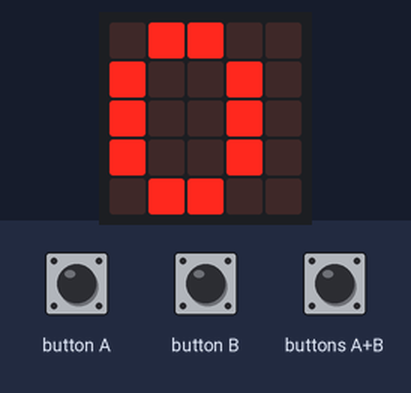
This program was run on a simulated BBC micro:bit (MakeCode). On the bench: the board's 5×5 LED display. The test bench sets the inputs (shaded band).

Above: at 1.9 s.
2.0 s: button A pressed for 0.15 s
At 3.3 s:
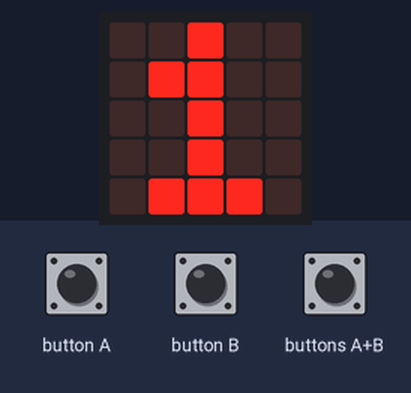
3.6 s: button A pressed for 0.15 s
At 4.7 s:
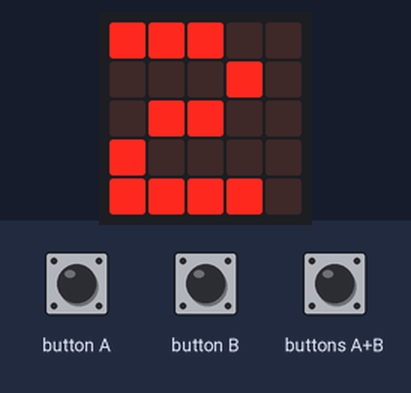
Timing chart, 0 to 6.6 s (numbered marks = the images above; inputs shaded):
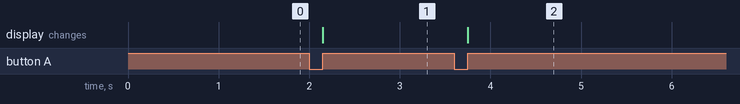

Measured:
- after the input at 2.0 s, the display: changes after 0.15 s (image 1)
- after the input at 3.6 s, the display: changes after 0.15 s (image 2)

The program:

main.ts
```typescript
input.onButtonPressed(Button.A, function () {
    if (nb_personne >= 10) {
        basic.showNumber(10)
    } else {
        nb_personne = nb_personne + 1
        basic.showNumber(nb_personne)
    }
})
input.onButtonPressed(Button.AB, function () {
    nb_personne = 0
    basic.showNumber(nb_personne)
})
input.onButtonPressed(Button.B, function () {
    if (nb_personne <= 0) {
        basic.showNumber(0)
    } else {
        nb_personne = nb_personne - 1
        basic.showNumber(nb_personne)
    }
})
let nb_personne = 0
basic.showNumber(nb_personne)
nb_personne = 0
basic.forever(function () {
    while (nb_personne >= 10) {
        basic.showLeds(`
            . # # # .
            . # # # .
            . # # # .
            . . . . .
            . # # # .
            `)
        basic.showLeds(`
            # . # # #
            # . # . #
            # . # . #
            # . # . #
            # . # # #
            `)
    }
})
```

test.ts
```typescript
// les tests vont ici ; cela ne sera pas compilé si ce paquet est utilisé en tant qu'extension.
```
